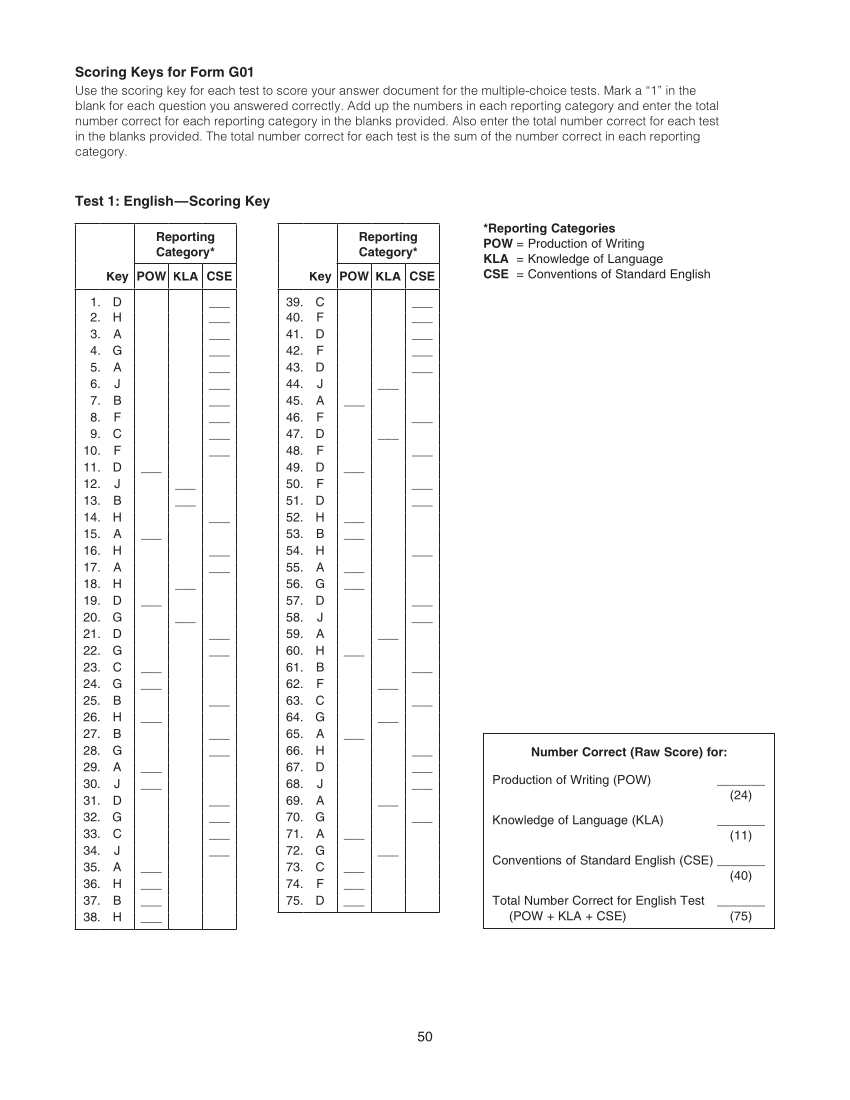
#> input picture src/images/ske.png, 850 x 1100 px
$ python ut_ScoreKey.py
#> lines starting #> are read from the running program, lines starting #| are printed output that depends on the picture; after the words box and inside, x2 and y2 are one past the last pixel; in counts of white or black regions, pixels touching at a corner belong together
### src/classes/scoreKey.py
# scoreKey.py
# A class representing the printed Scoring Keys

import cv2
import numpy as np
import pandas as pd
from dataclasses import dataclass
from collections import namedtuple
from typing import Union, List, Tuple, Dict, NoReturn, Any


# Define OpenCV Classes
CV_Image = 'np.ndarray[int]'
CV_Contour = 'np.ndarray[np.ndarray[np.ndarray[int]]]'


@dataclass
class Box():
    """
    A class representing a rectangular contour or region of a printed page.
    A negative number should be used as a Dummy value for any attribute as
    necessary, although this is not enforced and Dummny values should be
    avoided.

    Attributes
    ----------
    x : int
        The horizontal position in pixels of the Box's top left corner

    y : int
        The vertical position in pixels of the Box's top left corner

    w : int
        The width in pixels of the Box

    h : int
        The height in pixels of the Box

    area : int
        The area in pixels of the Box

    aspect : float
        The aspect ratio (w/h) of the Box
    """

    def __init__(self, x:int, y:int, w:int, h:int) -> None:
        self.x = x
        self.y = y
        self.w = w
        self.h = h
        self.area = w * h
        self.aspect = w / h

    # [5 lines left out: function __str__, not called in this run]


@dataclass
class Marker(Box):
    """
    Represents a visual marker line within a scoring box image.

    Attributes
    ----------
    contour : CV_Contour
        The marker's contour (numpy array[uint8]).

    box : Box
        The contour's bounding box info (x, y, w, h) along with
        its computer area and aspect ratio.

    column : str
        The name of the column in which the marker resides.

    row : int
        The 1-indexed row number at which the marker resides.
    """
    # [9 lines left out: function __init__, not called in this run]


@dataclass
class ScoreKey(Box):
    """
    Represents all the image and data attributes for the scoring key
    boxes of a single ACT section.

    Attributes
    ----------
    expected_table_parameters : dict
        Key : str
            'e1', 'e2', 'm1', 'm2', 'r1', 'r2', 's1', 's2'
        Val : Box
            [x-coord, y-coord, width, height, area, aspect_ratio]

    score_key_metadata : dict
        Key : str
            'e', 'm', 'r', 's'.
        Val : dict
            K : str
                'num_questions'
            V : int

    expected_column_names : dict
        Key : str
            'e', 'm', 'r', 's'.
        Val : list[str]
            The name of the columns appearing in the source image of each scoring
            key

    section_code : str
        One of 'e', 'm', 'r', 's'.

    category_dataframe : pandas.DataFrame
        Represents the scoring key boxes using boolean values instead of
        visual marker lines

    tables : list[Box]
        The expected table sizes for the section, used for subsetting the
        table images from the larger page.

    images : list[CV_Image]
        The images (np.array) of the individual scoring key boxes for the
        section. These images are processed to extract the category marks.

    num_questions : int
        The number of questions in an exam section.

    category_marks : dict
        Key : int
            A question number
        Val : list[Marker]
            Marker objects containing position and contour info of category
            marker lines.

    column_names : list[str]
        String names of all the columns, used when creating the DataFrame.

    boxes : list[Box]
        The locations and sizes of the Scoring Key boxes.

    images : list[CV_Image]
        The images of the Scoring Key boxes.
    """


    def __init__(self, section_code: str, page: CV_Image=None) -> None:
        """
        The constructor

        Parameters
        ----------
        section_code : str
            One of 'e', 'm', 'r', 's'

        page : numpy.ndarray
            An image of the page containing the scoring key boxes

        Returns
        -------
        None
        """
        expected_table_parameters = {
            'e1' : Box( 74, 223, 164, 708),
            'e2' : Box(277, 223, 163, 691),
            'm1' : Box( 74,  94, 300, 586),
            'm2' : Box(476,  94, 300, 586),
            'r1' : Box( 74,  94, 164, 407),
            'r2' : Box(277,  94, 163, 407),
            's1' : Box( 74, 594, 164, 407),
            's2' : Box(277, 594, 163, 407),
        }

        score_key_metadata = {
            'e': {'num_questions': 75},
            'm': {'num_questions': 60},
            'r': {'num_questions': 40},
            's': {'num_questions': 40},
        }

        expected_column_names = {
            'e': ["Key", "POW", "KLA", "CSE"],
            'm': ["Key", "PHM-N", "PHM-A", "PHM-F", "PHM-G", "PHM-S", "IES", "MDL"],
            'r': ["Key", "KID", "CS", "IKI"],
            's': ["Key", "IOD", "SIN", "EMI"]
        }

        if not isinstance(section_code, str):
            raise TypeError(f"The section code must be a string, not {type(section_code)}")

        self.section_code = section_code.lower()

        if not section_code in ('e', 'm', 'r', 's'):
            raise ValueError(f"The section code must be one of ('e', 'm', 'r', 's'), not f{section_code}.")

        self.num_questions = score_key_metadata.get(self.section_code)['num_questions']
        self.column_names = expected_column_names[self.section_code]

        self.category_marks = dict.fromkeys(range(1, self.num_questions+1), [])

        self.category_dataframe = None

        self.tables = [None, None]
        self.images = [None, None]

        self.tables[0] = expected_table_parameters[f'{section_code}1']
        self.tables[1] = expected_table_parameters[f'{section_code}2']


        if page is None:
            pass
        elif isinstance(page, np.ndarray):
            self.load_page(page)
        else:
            raise TypeError(f"Page must be a numpy array of integers, not a {type(page)}.")


    def load_page(self, page: CV_Image) -> bool:
        """
        Subsets a pair of Scoring Key boxes from an 850 x 1100 px page image
        and stores them as CV_Images (np.ndarray) in the 'images' attribute."

        Parameters
        ----------
        page : CV_Image
            An 850 x 1100 px full page image containing the Scoring Key box.

        Returns
        -------
        bool
            True if the method doensn't crash, False otherwise
        """
        if not isinstance(page, np.ndarray):
            raise TypeError(f"The page must be a numpy array of integers, not a {type(page)}.")

        w, h = page.shape[1], page.shape[0]
        if w != 850 or h != 1100:
                raise TypeError(f"The page must be 850 x 1100 pixels, not {w} x {h}.")
        if len(page.shape) < 3:
            page = cv2.cvtColor(page, cv2.COLOR_GRAY2BGR)

        for i, params in enumerate(self.tables):
            x, y, w, h = params.x, params.y, params.w, params.h
            box = page[y:y+h, x:x+w]
            self.images[i] = box

        return True


    def get_contours(self, image: CV_Image,
                            min: int=250,
                            max: int=255,
                            kernel: Tuple[int]=(5,1)
    ) -> Tuple[CV_Contour]:
        """
        Extracts from an image all contours after performing the following
        operations:

        (1) Morphological Closing using the (width, height) kernel
        (2) Binary Threshold using the min and max parameters
        (3) Finding all contours

        The kernel is expected to be a horizontal line, and convolving it with
        the image emphasizes the horizontal marker lines within the image.

        Parameters
        ----------
        image : CV_Image
            A numpy ndarray representing an image

        min : int
            The threshold to use for the Binary Threshold operation

        max : int
            The max pixel intensity to use for the Binary Threshold operation

        kernel : Tuple[int, int]
            A solid rectangle of (width, height) that is convolved with the
            image during the Morphological Closing operation. The convolution
            emphasizes contours of similar shapes, and the kernel is
            expected to be a horizontal line: w >> h.

        Returns
        -------
        tuple(CV_Contour)
            A collection of OpenCV contours
        """
        if len(image.shape) == 3:
            image = cv2.cvtColor(image, cv2.COLOR_BGR2GRAY)

        cv_kernel = cv2.getStructuringElement(cv2.MORPH_RECT, kernel)
        closed = cv2.morphologyEx(image, cv2.MORPH_CLOSE, cv_kernel)
        closed_inv = cv2.threshold(closed, min, max, cv2.THRESH_BINARY_INV)[1]
        contours = cv2.findContours(closed_inv, cv2.RETR_LIST, cv2.CHAIN_APPROX_SIMPLE)[0]

        # [9 lines of commented-out code are left out]

        return contours


    def filter_markers(self, contour: CV_Contour) -> bool:
        """
        A filter function that returns True if a contour is the same shape as
        a scoring key marker line. This function is passed to python's 'filter'
        function in self.extract_markers().

        Parameters
        ----------
        contour : CV_Contour
            A contour that may be a scoring key marker line

        Returns
        -------
        bool
            True if the contour has the same shape and postion as expected
            of a marker line.
        """
        c = contour
        x,y,w,h = cv2.boundingRect(c)
        area = w*h
        aspect = float(w)/h

        if (
            aspect < 2 or
            area < 20 or
            w < 15 or w > 30 or h > 5 or
            y < 80 or x < 60
        ):
            return False
        else:
            return True


    def extract_markers(self, contours: list) -> list:
        """
        Filters marker lines from a list of contours.

        Parameters
        ----------
        contours : list[CV_Contour]
            The list of candidate contours returned by cv2.findContours( ... )

        Returns
        -------
        list[CV_Contour]
            The list of contours representing score key marker lines
        """
        markers = list(filter(self.filter_markers, list(contours)))
        return markers


    # [4 lines left out: function get_unique_, not called in this run]


@dataclass()
class Column(Box):
    """

    Attributes
    ----------
    x : int
        The horizontal position in pixels of the Scoring Key's top left corner

    y : int
        The vertical position in pixels of the Scoring Key's top left corner

    w : int
        The width in pixels of the Scoring Key

    h : int
        The height in pixels of the Scoring Key

    area : int
        The area in pixels of the Scoring Key

    aspect : float
        The aspect ratio (w/h) of the Scoring Key

    label : str
        The column heading. Headings are fixed for each section: English, Math, Reading, Science
    """

    def __init__(self, label, x, y, w, h):
        self.label = label
        self.x = x
        self.y = y
        self.w = w
        self.h = h
        self.area = w*h
        self.aspect = w/h

        self.rows = []

    pass


@dataclass()
class Row():
    """

    Attributes
    ----------
    x : int
        The horizontal position in pixels of the Scoring Key's top left corner

    y : int
        The vertical position in pixels of the Scoring Key's top left corner

    yM : int
        The vertical position in pixels of the Scoring Key's top left corner

    w : int
        The width in pixels of the Scoring Key

    h : int
        The height in pixels of the Scoring Key

    ordinal : int
        The zero-indexed row number: 0, 1, 2, etc.
    """

    ordinal : int
    x: int
    y: int
    yM: int
    w: int
    h: int

    pass

### src/unit_tests/ut_ScoreKey.py
import sys, cv2
import unittest
import numpy as np
from PIL import Image

sys.path.append('../classes')
sys.path.append('./test_files')
from scoreKey import Box, Marker, ScoreKey, Column, Row


class TestCaseBox(unittest.TestCase):

    def setUp(self):
        self.box = Box(1, 2, 3, 4)

    def test_instantiation(self):
        b = Box(1, 2, 3, 4)
        self.assertIsInstance(b, Box)


    def test_members(self):
        b = self.box
        self.assertIsInstance(b.x, int)
        self.assertIsInstance(b.y, int)
        self.assertIsInstance(b.w, int)
        self.assertIsInstance(b.h, int)
        self.assertIsInstance(b.area, int)
        self.assertIsInstance(b.aspect, float)

        self.assertEqual(b.x, 1)
        self.assertEqual(b.y, 2)
        self.assertEqual(b.w, 3)
        self.assertEqual(b.h, 4)
        self.assertEqual(b.area, 12)
        self.assertEqual(b.aspect, 0.75)

### END Box


class TestCaseMarker(unittest.TestCase):
    def setUp(self):
        image = cv2.imread('test_files/good_line.png')
        gray = cv2.cvtColor(image, cv2.COLOR_BGR2GRAY)
        inv = cv2.threshold(gray, 250, 255, cv2.THRESH_BINARY_INV)[1]
        line = cv2.findContours(inv, cv2.RETR_LIST, cv2.CHAIN_APPROX_SIMPLE)[0][0]
        self.marker = Marker(line)

    def test_instantiation(self):
        image = cv2.imread('test_files/good_line.png')
        gray = cv2.cvtColor(image, cv2.COLOR_BGR2GRAY)
        inv = cv2.threshold(gray, 250, 255, cv2.THRESH_BINARY_INV)[1]
        contours = cv2.findContours(inv, cv2.RETR_LIST, cv2.CHAIN_APPROX_SIMPLE)[0]
        line = contours[0]

        m = Marker(line)
        self.assertIsInstance(m, Marker)

    def test_members(self):
        m = self.marker
        self.assertIsInstance(m.box, Box)
        self.assertIsInstance(m.contour, np.ndarray)
        self.assertIsNone(m.column)
        self.assertIsNone(m.row)

### END Marker


class TestCaseScoreKey(unittest.TestCase):

    def setUp(self):
        page_image = Image.open("../images/ske.png")
#> page_image is the input picture: PIL image 850x1100 LA; mean R, G, B, A 248.3, 248.3, 248.3, 255
        page_image = page_image.convert('RGB')
#> page_image: PIL image 850x1100 RGB
        page_image = page_image.resize((850,1100))
        self.page_image = np.asarray(page_image, dtype='uint8')
        self.scoreKey = ScoreKey('e', self.page_image)
#> the loop in load_page, `for i, params in enumerate(self.tables):` made 2 passes
#> pass 1, in load_page, `box = page[y:y+h, x:x+w]`:
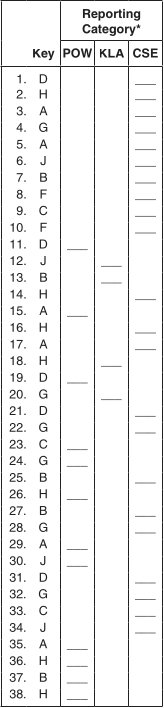
#> box: shape (708, 164, 3); min 32, max 255, mean 240.1
#> pass 2, in load_page, `box = page[y:y+h, x:x+w]`:
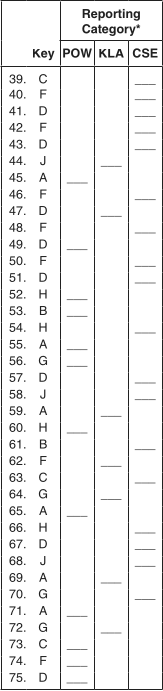
#> box: shape (691, 163, 3); min 32, max 255, mean 239.5
#> after the loop in load_page, `for i, params in enumerate(self.tables):`: self.images = 2 items


    def test_instantiation(self):
        with self.subTest("Passing Section Code Only"):
            sk = ScoreKey('e')
            self.assertIsInstance(sk, ScoreKey)

            self.assertEqual(sk.section_code, 'e')
            self.assertEqual(sk.num_questions, 75)
            self.assertEqual(sk.column_names, ['Key', 'POW', 'KLA', 'CSE'])

            self.assertIsInstance(sk.category_marks, dict)
            self.assertEqual(len(sk.category_marks), 75)
            self.assertEqual(sk.category_marks[1], [])

            self.assertEqual(sk.images, [None, None])
            self.assertEqual(len(sk.tables), 2)
            self.assertIsNone(sk.category_dataframe)

            for box in sk.tables:
                self.assertIsInstance(box, Box)

        with self.subTest("Passing section code and page image"):
            sk = ScoreKey('e', page=self.page_image)
            self.assertIsInstance(sk, ScoreKey)

            self.assertEqual(sk.section_code, 'e')
            self.assertEqual(len(sk.tables), 2)
            self.assertEqual(len(sk.images), 2)

            for image in sk.images:
                self.assertIsInstance(image, np.ndarray)
                self.assertEqual(len(image.shape), 3)
                self.assertIsInstance(image[0][0][0], np.uint8)
#> this loop made 2 passes

        with self.assertRaises(TypeError):
            ScoreKey('e', 12345)

        with self.assertRaises(TypeError):
            ScoreKey(55)

        with self.assertRaises(TypeError):
            ScoreKey(55, 12345)

        with self.assertRaises(ValueError):
            ScoreKey('q')


    def method_load_page(self):
        sk = self.scoreKey
        self.assertTrue(sk.load_page(self.page_image))

        self.assertIsInstance(sk.images[0], np.ndarray)
        self.assertIsInstance(sk.images[1], np.ndarray)

        height, width = sk.images[0].shape[0], sk.images[0].shape[1]
#> height = 708; width = 164
        params = sk.tables[0]
        w, h = params.w, params.h
#> w = 164; h = 708
        self.assertEqual(height, h)
        self.assertEqual(width, w)

        with self.assertRaises(TypeError):
            sk.load_page(123)

        pass


    def method_get_contours(self):
        sk = self.scoreKey
        image = cv2.imread('test_files/good_line.png')

        contours = sk.get_contours(image)

        if False:
            cv2.drawContours(image, contours, -1, (0,0,255), 1)
            cv2.imshow("contours", image)
            cv2.waitKey(0)
            cv2.destroyAllWindows()

        self.assertEqual(len(contours), 1)
        self.assertIsInstance(contours, tuple)
        self.assertIsInstance(contours[0], np.ndarray)
        self.assertIsInstance(contours[0][0], np.ndarray)
        self.assertIsInstance(contours[0][0][0], np.ndarray)
        self.assertIsInstance(contours[0][0][0][0], np.int32)


    def method_filter_markers(self):
        sk = self.scoreKey
        image = cv2.imread('test_files/good_line.png')
        gray = cv2.cvtColor(image, cv2.COLOR_BGR2GRAY)
        inv = cv2.threshold(gray, 250, 255, cv2.THRESH_BINARY_INV)[1]
        contours = cv2.findContours(inv, cv2.RETR_LIST, cv2.CHAIN_APPROX_SIMPLE)[0]
        line = contours[0]

        if False:
            cv2.drawContours(image, line, -1, (0,0,255), 2)
            cv2.imshow("Contours", image)
            cv2.waitKey(0)

        self.assertTrue(sk.filter_markers(line))


    def method_extract_markers(self):
        sk = self.scoreKey
        image = cv2.imread('test_files/line_contours.png')
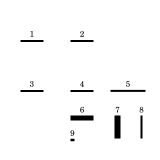
#> input picture src/unit_tests/test_files/line_contours.png, 160 x 160 px
#> image is the input picture: shape (160, 160, 3); min 0, max 255, mean 248.7
        gray = cv2.cvtColor(image, cv2.COLOR_BGR2GRAY)
        inv = cv2.threshold(gray, 250, 255, cv2.THRESH_BINARY_INV)[1]
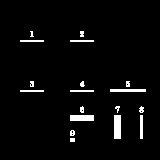
#> inv: shape (160, 160); 3.5% white; 18 white regions (2 under 20 px)
        contours = cv2.findContours(inv, cv2.RETR_LIST, cv2.CHAIN_APPROX_SIMPLE)[0]
#> contours = 25 contours, 17 with area under 20; largest, box (x1, y1, x2, y2) and area: (114, 115, 121, 139) 138, (70, 115, 94, 121) 115, (110, 89, 146, 92) 70, (140, 115, 143, 139) 46, (70, 90, 94, 92) 23, (20, 90, 44, 92) 23, (70, 40, 94, 42) 23, (20, 40, 44, 42) 23

        if False:
            pic = image.copy()
            cv2.drawContours(pic, contours, -1, (0,0,255), 1)
            cv2.imshow("Contours", pic)
            cv2.waitKey(0)

        self.assertEqual(len(contours), 25)

        correct_line = sk.extract_markers(contours)
#> in filter_markers, `c = contour`: c = [[70, 138], [70, 141], [74, 141], [74, 138]]
#> in filter_markers, `x,y,w,h = cv2.boundingRect(c)`: x = 70; y = 138; w = 5; h = 4
#> in filter_markers, `area = w*h`: area = 20
#> in filter_markers, `aspect = float(w)/h`: aspect = 1.25
#> in extract_markers, `markers = list(filter(self.filter_markers, list(contours)))`: markers = [[[70, 90], [70, 91], [93, 91], [93, 90]]]
#> correct_line = [[[70, 90], [70, 91], [93, 91], [93, 90]]]
        self.assertEqual(len(correct_line), 1)
        self.assertIsInstance(correct_line, list)

        if False:
            # The remaining contour should be line #4
            pic = image.copy()
            cv2.drawContours(pic, correct_line, -1, (0,0,255), 1)
            cv2.imshow("Marker Lines", pic)
            cv2.waitKey(0)

        x,y,w,h = cv2.boundingRect(correct_line[0])
#> x = 70; y = 90; w = 24; h = 2
        self.assertEqual(x, 70)
        self.assertEqual(y, 90)
        self.assertEqual(w, 24)
        self.assertEqual(h, 2)


### End ScoreKey


class TestCaseColumn(unittest.TestCase):

    def setUp(self):
        self.column = Column("Key", 1, 2, 3, 4)

    def test_instantiation(self):
        col = Column("Key", 1, 2, 3, 4)
        self.assertIsInstance(col, Column)

        self.assertEqual(col.x, 1)
        self.assertEqual(col.y, 2)
        self.assertEqual(col.w, 3)
        self.assertEqual(col.h, 4)
        self.assertEqual(col.area, 12)
        self.assertEqual(col.aspect, 0.75)
        self.assertEqual(col.label, "Key")

### End Column


class TestCaseRow(unittest.TestCase):

    def setUp(self):
        self.row = Row(0, 10, 20, 26, 250, 16)

    def test_instantiation(self):
        row = Row(0, 10, 20, 26, 250, 16)
        self.assertIsInstance(row, Row)

        self.assertEqual(row.ordinal, 0)
        self.assertEqual(row.x, 10)
        self.assertEqual(row.y, 20)
        self.assertEqual(row.yM, 26)
        self.assertEqual(row.w, 250)
        self.assertEqual(row.h, 16)

### End Row


def suite():
    suite = unittest.TestSuite()
    suite.addTest(TestCaseBox('test_instantiation'))
    suite.addTest(TestCaseBox('test_members'))

    suite.addTest(TestCaseMarker('test_instantiation'))
    suite.addTest(TestCaseMarker('test_members'))

    suite.addTest(TestCaseScoreKey('test_instantiation'))
    suite.addTest(TestCaseScoreKey('method_load_page'))
    suite.addTest(TestCaseScoreKey('method_get_contours'))
    suite.addTest(TestCaseScoreKey('method_filter_markers'))
    suite.addTest(TestCaseScoreKey('method_extract_markers'))

    suite.addTest(TestCaseColumn('test_instantiation'))

    suite.addTest(TestCaseRow('test_instantiation'))

    return suite

if __name__ == '__main__':
    runner = unittest.TextTestRunner()
    runner.run(suite())
